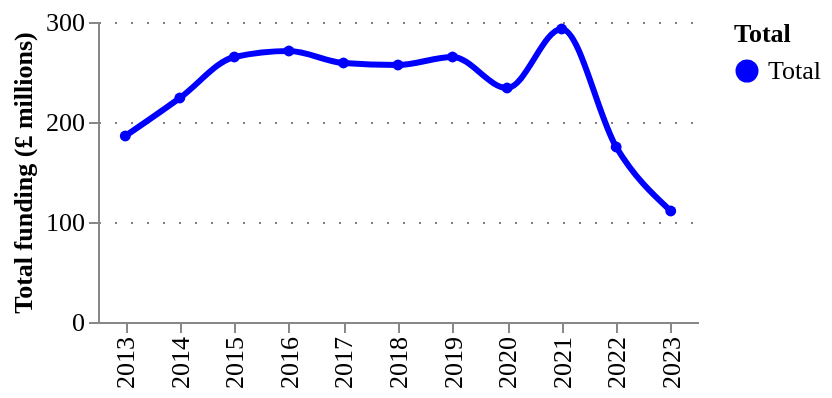

The notebook cell saved with this chart:
### Code cell
fig = pu.ts_smooth(
    ts_counts.assign(Total="Total"),
    ["Total"],
    variable= "counts",
    variable_title = "Total funding (£ millions)",
    category_column = "Total",
    width = 300,
    height = 150,
    legend_orient='right',
)
pu.configure_plots(fig)

### Figure 1 — Vega-Lite specification as saved in the notebook (floating-point values rounded to 4 significant figures)
{"config": {"title": {"font": "Averta", "anchor": "start"}, "subtitle": {"font": "Averta"}, "axis": {"labelFont": "Averta", "titleFont": "Averta", "gridColor": "grey", "gridDash": [1, 7], "labelFontSize": 13, "titleFontSize": 13}, "header": {"labelFont": "Averta", "titleFont": "Averta"}, "legend": {"labelFont": "Averta", "titleFont": "Averta", "labelFontSize": 13, "titleFontSize": 13}, "range": {"category": ["#0000FF", "#FDB633", "#18A48C", "#9A1BBE", "#EB003B", "#FF6E47", "#646363", "#0F294A", "#97D9E3", "#A59BEE", "#F6A4B7", "#D2C9C0", "#FFFFFF", "#000000"], "ordinal": {"scheme": ["#0000FF", "#FDB633", "#18A48C", "#9A1BBE", "#EB003B", "#FF6E47", "#646363", "#0F294A", "#97D9E3", "#A59BEE", "#F6A4B7", "#D2C9C0", "#FFFFFF", "#000000"]}}, "view": {"strokeWidth": 0}}, "data": {"name": "data-9b280890509a5addbfc4bcf87d59c054"}, "mark": {"type": "line", "interpolate": "monotone", "point": {"filled": true, "size": 30}, "size": 3, "strokeDash": [0]}, "encoding": {"color": {"field": "Total", "legend": {"orient": "right"}, "scale": {}, "type": "nominal"}, "tooltip": [{"field": "year", "title": "Year", "type": "ordinal"}, {"field": "Total", "type": "nominal"}, {"field": "counts", "format": ".3f", "title": "Total funding (£ millions)", "type": "quantitative"}], "x": {"field": "year", "title": "", "type": "ordinal"}, "y": {"field": "counts", "title": "Total funding (£ millions)", "type": "quantitative"}}, "height": 150, "title": {"anchor": "start", "text": "", "fontSize": 14, "subtitle": "", "subtitleFont": "Averta", "subtitleFontSize": 13}, "width": 300, "$schema": "https://vega.github.io/schema/vega-lite/v4.17.0.json", "datasets": {"data-9b280890509a5addbfc4bcf87d59c054": [{"year": 2013, "counts": 186, "Total": "Total"}, {"year": 2014, "counts": 224, "Total": "Total"}, {"year": 2015, "counts": 265, "Total": "Total"}, {"year": 2016, "counts": 271, "Total": "Total"}, {"year": 2017, "counts": 259, "Total": "Total"}, {"year": 2018, "counts": 257, "Total": "Total"}, {"year": 2019, "counts": 265, "Total": "Total"}, {"year": 2020, "counts": 234, "Total": "Total"}, {"year": 2021, "counts": 293, "Total": "Total"}, {"year": 2022, "counts": 175, "Total": "Total"}, {"year": 2023, "counts": 111, "Total": "Total"}]}}
